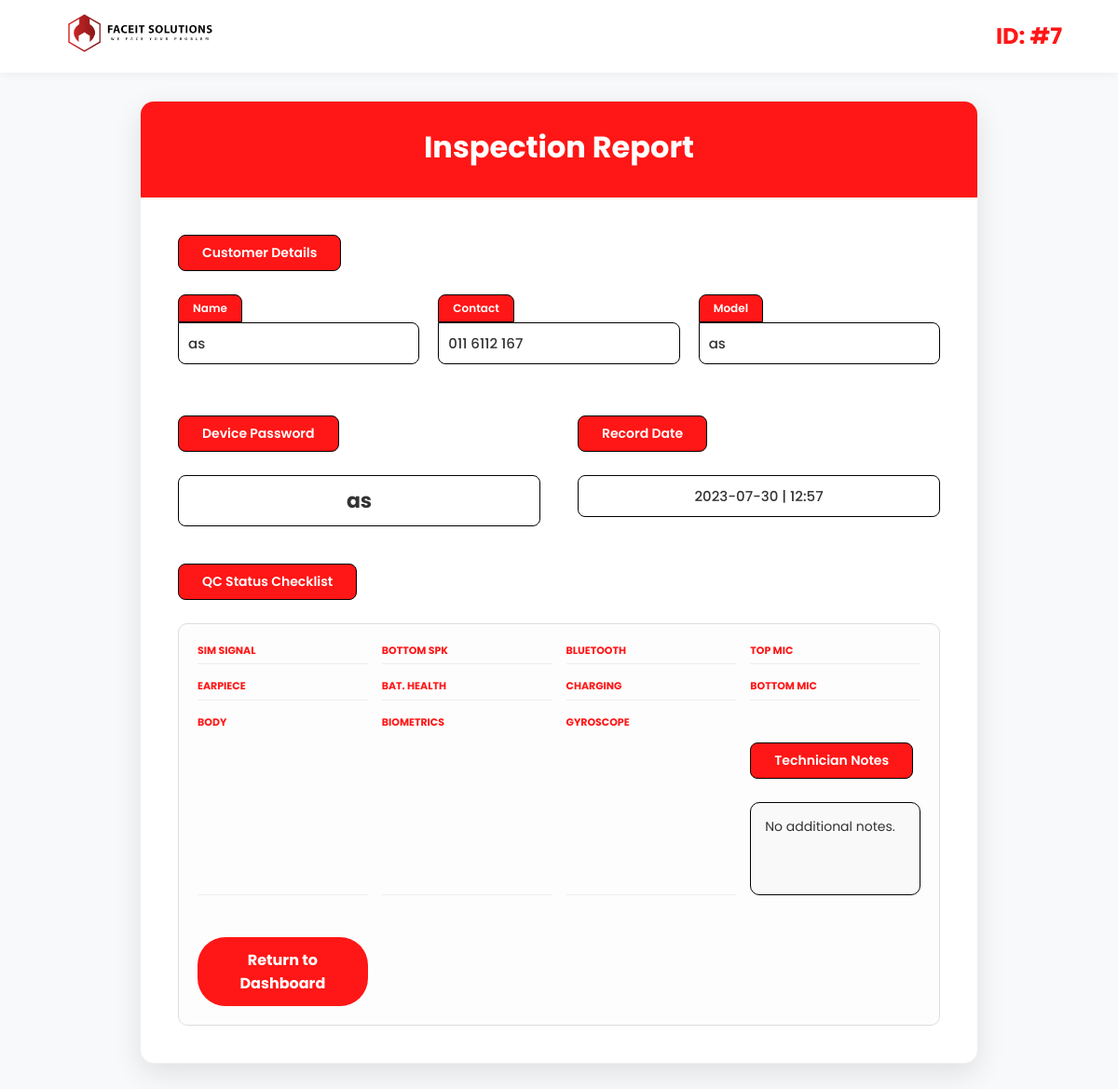
Screenshot of /viewdetail.php?No=7 (signed in) with the database file from the repository.
### tables this page shows
CREATE TABLE `faceit` (
  `No` int(5) NOT NULL,
  `Inspec` varchar(50) NOT NULL,
  `Name` varchar(300) NOT NULL,
  `Notel` varchar(17) NOT NULL,
  `Model` varchar(20) NOT NULL,
  `Pin` varchar(20) NOT NULL,
  `Date` varchar(15) NOT NULL,
  `Time` varchar(15) NOT NULL,
  `Sim` char(2) NOT NULL,
  `Bspeaker` char(2) NOT NULL,
  `Bluetooth` char(2) NOT NULL,
  `Tmic` char(2) NOT NULL,
  `Fprint` char(2) NOT NULL,
  `Gyro` varchar(10) NOT NULL,
  `Espeaker` char(2) NOT NULL,
  `Bhealth` char(2) NOT NULL,
  `Charging` char(2) NOT NULL,
  `Bmic` char(2) NOT NULL,
  `Body` char(2) NOT NULL,
  `Compass` varchar(10) NOT NULL,
  `Other` text NOT NULL
);

### viewdetail.php (the view, shortened to what this page needs)
<?php
require('config.php');
function clean($data) {
    return htmlspecialchars($data ?? '', ENT_QUOTES, 'UTF-8');
}
if (isset($_GET['No'])) {
    $No_val = $_GET['No'];
    $stmt = $connect->prepare("SELECT * FROM faceit WHERE No = ? LIMIT 1");
    $stmt->bind_param("i", $No_val);
    $stmt->execute();
    $result = $stmt->get_result();
    if ($result->num_rows > 0) {
        $GET = $result->fetch_assoc();
        $No        = clean($GET['No'] ?? '0');
        $Name      = clean($GET['Name'] ?? '');
        $Notel     = clean($GET['Notel'] ?? '');
        $Model     = clean($GET['Model'] ?? '');
        $Pin       = clean($GET['Pin'] ?? '');
        $Date      = clean($GET['Date'] ?? '');
        $Time      = clean($GET['Time'] ?? '');
        $Sim       = clean($GET['Sim'] ?? '');
        $Bspeaker  = clean($GET['Bspeaker'] ?? '');
        $Bluetooth = clean($GET['Bluetooth'] ?? '');
        $Tmic      = clean($GET['Tmic'] ?? '');
        $Fprint    = clean($GET['Fprint'] ?? '');
        $Gyro      = clean($GET['Gyro'] ?? $GET['Gyroscope'] ?? '');
        $Espeaker  = clean($GET['Espeaker'] ?? '');
        $Bhealth   = clean($GET['Bhealth'] ?? '');
        $Charging  = clean($GET['Charging'] ?? '');
        $Bmic      = clean($GET['Bmic'] ?? '');
        $Body      = clean($GET['Body'] ?? '');
        $Compass   = clean($GET['Compass'] ?? '');
        $Other     = clean($GET['Other'] ?? '');
    } else {
        die("Record not found.");
    }
} else {
    header("Location: home.php");
    exit();
}
?>
<!DOCTYPE html>
<html lang="en">
<head>
</head>
<body>
<header>
    <div class="logo-area"><img src="image/DARKV3.png"></div>
    <h2 style="font-weight: 700; color: #FF1616;">ID: #<?php echo $No; ?></h2>
</header>
<div class="container">
    <div class="card-header">
        <h1>Inspection Report</h1>
    </div>
    <div class="card-body">
        <div class="section-title">Customer Details</div>
        <div class="info-grid">
            <div class="data-item">
                <div class="label-box">Name</div>
                <div class="value-box"><?php echo $Name; ?></div>
            </div>
            <div class="data-item">
                <div class="label-box">Contact</div>
                <div class="value-box"><?php echo $Notel; ?></div>
            </div>
            <div class="data-item">
                <div class="label-box">Model</div>
                <div class="value-box"><?php echo $Model; ?></div>
            </div>
        </div>
        <div style="display: flex; gap: 40px; margin-bottom: 40px;">
            <div style="flex: 1;">
                <div class="section-title">Device Password</div>
                <div class="value-box" style="border-radius: 8px; text-align: center; font-size: 22px; font-weight: 700;">
                    <?php echo $Pin; ?>
                </div>
            </div>
            <div style="flex: 1;">
                <div class="section-title">Record Date</div>
                <div class="value-box" style="border-radius: 8px; text-align: center;">
                    <?php echo $Date; ?> | <?php echo $Time; ?>
                </div>
            </div>
        </div>
        <div class="section-title">QC Status Checklist</div>
        <div class="qc-grid">
            <div class="qc-item"><strong>SIM Signal</strong><?php echo $Sim; ?></div>
            <div class="qc-item"><strong>Bottom Spk</strong><?php echo $Bspeaker; ?></div>
            <div class="qc-item"><strong>Bluetooth</strong><?php echo $Bluetooth; ?></div>
            <div class="qc-item"><strong>Top Mic</strong><?php echo $Tmic; ?></div>
            <div class="qc-item"><strong>Earpiece</strong><?php echo $Espeaker; ?></div>
            <div class="qc-item"><strong>Bat. Health</strong><?php echo $Bhealth; ?></div>
            <div class="qc-item"><strong>Charging</strong><?php echo $Charging; ?></div>
            <div class="qc-item"><strong>Bottom Mic</strong><?php echo $Bmic; ?></div>
            <div class="qc-item"><strong>Body</strong><?php echo $Body; ?></div>
            <div class="qc-item"><strong>Biometrics</strong><?php echo $Fprint; ?></div>
            <div class="qc-item"><strong>Gyroscope</strong><?php echo $Gyro; ?></div>
            <div class="qc-item)<strong>Compass</strong><?php echo $Compass; ?></div>
        </div>
        <div class="notes-area" style="margin-top: 30px;">
            <div class="section-title">Technician Notes</div>
            <div class="notes-box">
                <?php echo !empty($Other) ? $Other : "No additional notes."; ?>
            </div>
        </div>
        <div style="text-align: center;">
            <a href="home.php" class="btn-back">Return to Dashboard</a>
        </div>
    </div>
</div>
</body>
</html>

### viewdetail.php (style rules this page uses)
* { margin: 0; padding: 0; box-sizing: border-box; font-family: 'Poppins', sans-serif; }
body { background-color: #f8f9fa; color: #333; padding-bottom: 50px; }
header { background: white; padding: 15px 5%; display: flex; justify-content: space-between; align-items: center; box-shadow: 0 2px 10px rgba(0,0,0,0.05); margin-bottom: 30px; }
.logo-area img { width: 180px; }
.container { width: 900px; margin: 0 auto; background: white; border-radius: 15px; overflow: hidden; box-shadow: 0 10px 30px rgba(0,0,0,0.1); border: 1px solid #eee; }
.card-header { background: #FF1616; color: white; padding: 25px; text-align: center; }
.card-body { padding: 40px; }
.section-title { background: #FF1616; color: white; padding: 8px 25px; border-radius: 8px; display: inline-block; font-size: 14px; font-weight: 600; margin-bottom: 25px; border: 1px solid #000; }
.info-grid { display: grid; grid-template-columns: repeat(3, 1fr); gap: 20px; margin-bottom: 40px; }
.data-item { margin-bottom: 15px; }
.label-box { background: #FF1616; color: white; padding: 5px 15px; border-radius: 8px 8px 0 0; font-size: 12px; font-weight: 600; border: 1px solid #000; display: inline-block; }
.value-box { background: #fff; padding: 10px; border: 1px solid #000; border-radius: 0 8px 8px 8px; font-size: 15px; font-weight: 500; min-height: 45px; }
.qc-grid { display: grid; grid-template-columns: repeat(4, 1fr); gap: 15px; background: #fdfdfd; padding: 20px; border: 1px solid #ddd; border-radius: 10px; }
.qc-item { font-size: 13px; line-height: 1.6; border-bottom: 1px solid #eee; padding-bottom: 5px; }
.qc-item strong { color: #FF1616; text-transform: uppercase; display: block; font-size: 11px; }
.notes-box { width: 100%; padding: 15px; border: 1px solid #000; border-radius: 10px; background: #f9f9f9; font-size: 14px; min-height: 100px; }
.btn-back { background: #FF1616; color: white; padding: 12px 40px; border-radius: 30px; text-decoration: none; font-weight: 700; display: inline-block; margin-top: 30px; transition: 0.3s; border: none; cursor: pointer; }

### rows the page displays
faceit: No "7", Name "as", Notel "011 6112 167", Model "as", Pin "as", Date "2023-07-30", Time "12:57"
